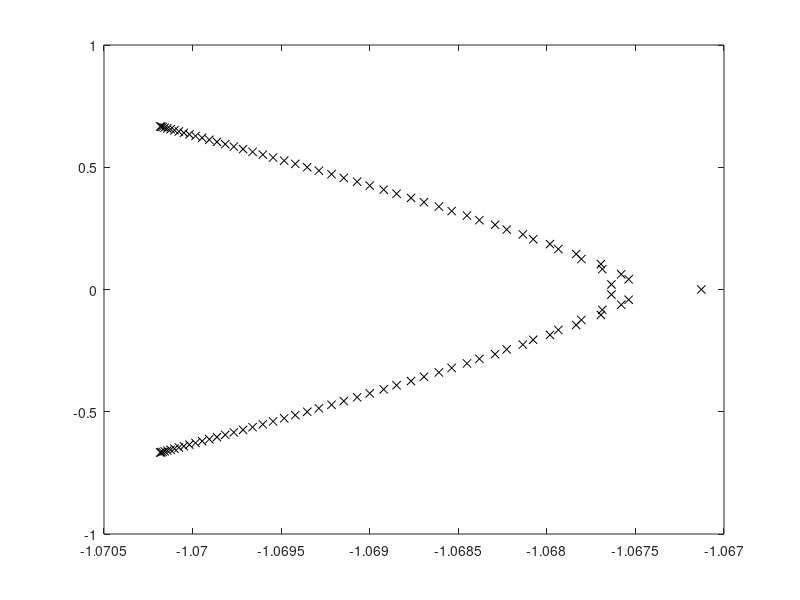
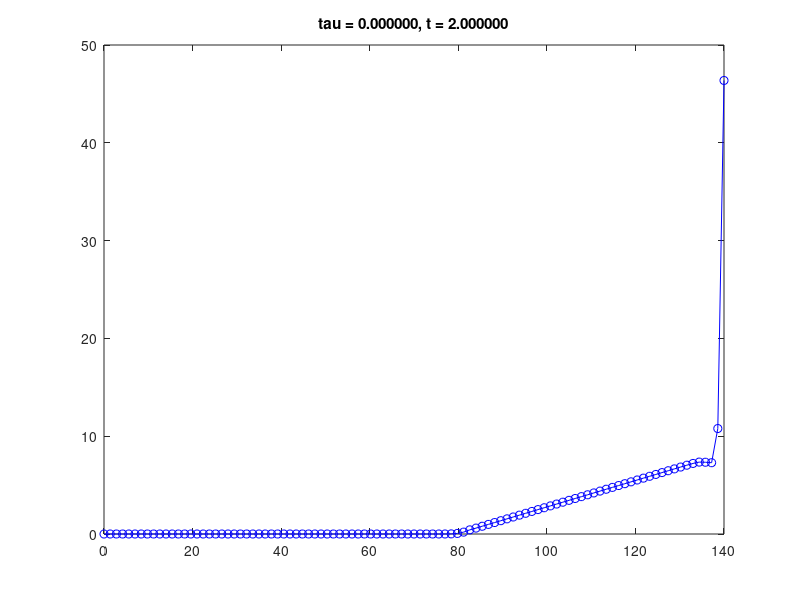
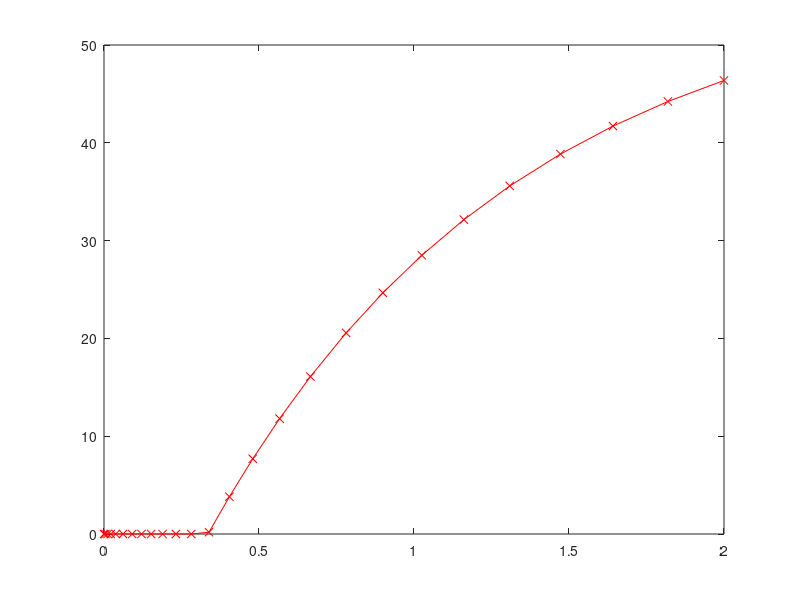

These charts were generated, in order, by the following MATLAB code:
%% FRACTIONAL MODEL FOR OPTION PRICING
% FLMS model
clear;
clc;

% Parametri del modello
r = 1;
sigma = 0.35;
K = 80;
alpha = 1.9;
x0 = 0;
xN = 140;
T = 2;
L = xN - x0;
ic = @(x) -x.*(x-xN);    % Initial condition

% Parametri di discretizzazione
N = 100;
h = L/N;
x = x0:h:xN;

% Initial data for CALL option
for j = 2:N-1
    y0(j,1) = max([x(j)-K,0]);
end
% Condizione al bordo destra per CALL OPTION
b = @(t) max([y0-K*exp(-r*(t));0]);    

% Costruzione degli operatori
e = ones(N-1,1);
c1 = r + 0.5*(sigma^alpha)*sec(0.5*alpha*pi);
Tt = spdiags([-c1*e./(2*h),c1*e./(2*h)],[-1,1],N-1,N-1);
vr_left_T = zeros(N-1,1); vr_left_T(N-1) = c1/(2*h);
c2 = -0.5*(sigma^alpha)*sec(0.5*alpha*pi);
omega = cumprod([1, 1 - ((alpha+1) ./ (1:N))]); %Grunwald-Letnikov coeff.
Tleft = c2*toeplitz(omega(2:N),[omega(2),omega(1),zeros(1,N-3)])./(h^alpha);
vr_left = zeros(N-1,1); vr_left(N-1) = -c2*omega(1)/h^(alpha);
D = -r*speye(N-1);

J = Tt + Tleft + D; figure(1); eigJ=eig(J); plot(real(eigJ),imag(eigJ),'kx');
g = @(t) (vr_left + vr_left_T).*[ones(N-2,1);b(t)];


F = @(t,y) J*y + g(t);

[TT,Y] = ode23s(@(t,y) F(t,y),[0,T],y0);

figure(2)
pause()
for j=1:length(TT)
   plot(x,[0,Y(j,:),b(TT(j))],'bo-'); 
   title(sprintf('tau = %f, t = %f',T-TT(j),TT(j)));
   pause(1/25);
end

figure(3)
for j=1:length(TT)
   gg(j) = b(TT(j));
end
plot(TT,gg,'rx-')
